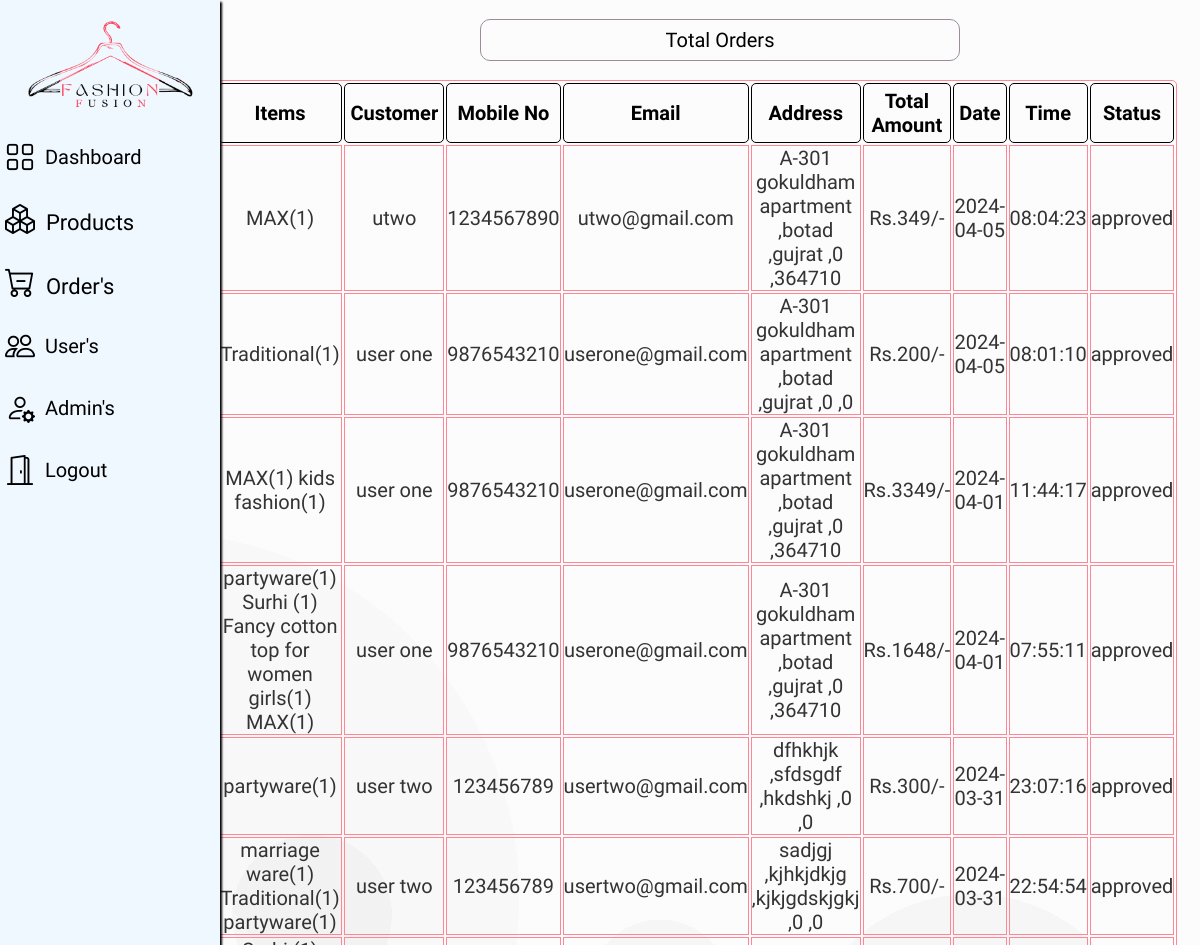
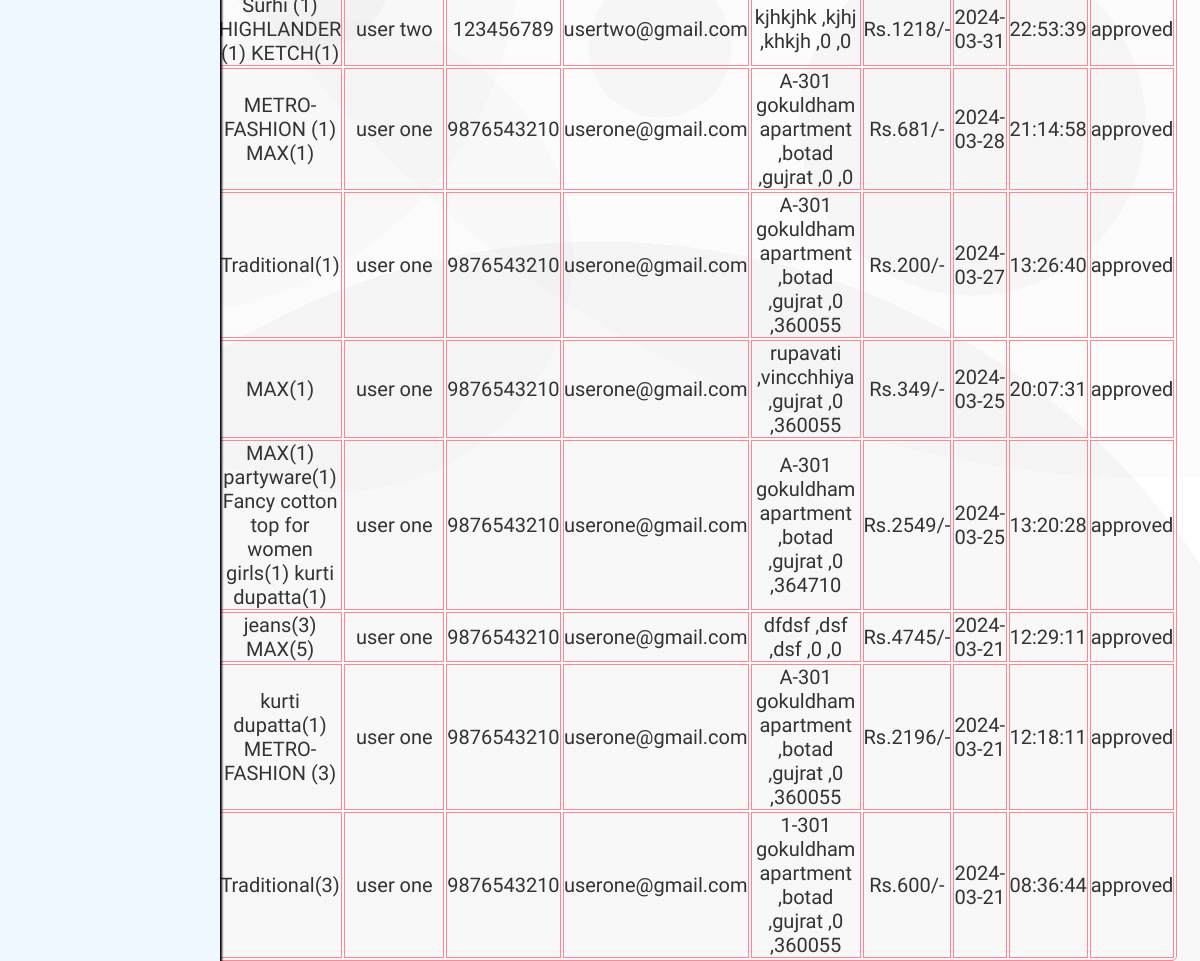
Screenshot of /Admin/orders.php (signed in) with the database file from the repository (2 pictures, top to bottom).
### tables this page shows
CREATE TABLE `orders` (
  `order_id` int(11) NOT NULL,
  `items` varchar(255) DEFAULT NULL,
  `custname` varchar(255) DEFAULT NULL,
  `contactno` varchar(15) DEFAULT NULL,
  `email` varchar(255) DEFAULT NULL,
  `gender` varchar(255) DEFAULT NULL,
  `address` varchar(255) DEFAULT NULL,
  `city` varchar(100) DEFAULT NULL,
  `state` varchar(100) DEFAULT NULL,
  `country` int(100) DEFAULT NULL,
  `pincode` int(20) DEFAULT NULL,
  `payment` varchar(50) DEFAULT NULL,
  `status` varchar(50) DEFAULT 'pending',
  `order_date` date DEFAULT curdate(),
  `order_time` time DEFAULT curtime()
);

### Admin/orders.php (the view, shortened to what this page needs)
<html>
<head>
    <link rel="stylesheet" href="css/styles.css">
    <link rel="stylesheet" href="css/p_detail.css">
    <link rel="stylesheet" href="https://cdn.jsdelivr.net/npm/bootstrap-icons@1.11.3/font/bootstrap-icons.min.css">
</head>
<body>
   <div class="side-menu">
        <?php @include 'header.php';?>
    </div>
   <div class="container">
<center>
<p class="message">Total Orders</p>
<div class="container">
<section class="display-product-table">
   <table>
      <thead>
         <th>Items</th>
         <th>Customer</th>
         <th>Mobile No</th>
         <th>Email</th>
         <th>Address</th>
         <th>Total Amount</th>
         <th>Date</th>
         <th>Time</th>
         <th>Status</th>
      </thead>
      <tbody>
         <?php
         $stmt = mysqli_prepare($con, "SELECT * FROM orders ORDER BY order_id DESC");
         mysqli_stmt_execute($stmt);
         $result = mysqli_stmt_get_result($stmt);
         while($row = mysqli_fetch_assoc($result)){
         ?>
         <tr>
         <td><?= htmlspecialchars($row['items']); ?></td>
<td><?= htmlspecialchars($row['custname']); ?></td>
<td><?= htmlspecialchars($row['contactno']); ?></td>
<td><?= htmlspecialchars($row['email']); ?></td>
<td>
<?= htmlspecialchars(
$row['address'].' ,'.$row['city'].' ,'.$row['state'].' ,'.$row['country'].' ,'.$row['pincode']
); ?>
</td>
<td><?= htmlspecialchars($row['payment']); ?></td>
<td><?= htmlspecialchars($row['order_date']); ?></td>
<td><?= htmlspecialchars($row['order_time']); ?></td>
<td><?= htmlspecialchars($row['status']); ?></td>
         </tr><?php
                  }
               ?>
      </tbody>
   </table>
</section>
</div>
</body>
</html>

### Admin/css/styles.css (style rules this page uses)
* { margin: 0; padding: 0; box-sizing: border-box; }
body { font-family: "Comfortaa", sans-serif; background-image: radial-gradient(circle at 13% 47%, rgba(140, 140, 140,0.03) 0%, rgba(140, 140, 140,0.03) 25%,transparent 25%, transparent 100%),radial-gradient(circle at 28% 63%, rgba(143, 143, 143,0.03) 0%, rgba(143, 143, 143,0.03) 16%,transparent 16%, transparent 100%),radial-gradient(circle at 81% 56%, rgba(65, 65, 65,0.03) 0%, rgba(65, 65, 65,0.03) 12%,transparent 12%, transparent 100%),radial-gradient(circle at 26% 48%, rgba(60, 60, 60,0.03) 0%, rgba(60, 60, 60,0.03) 6%,transparent 6%, transparent 100%),radial-gradient(circle at 97% 17%, rgba(150, 150, 150,0.03) 0%, rgba(150, 150, 150,0.03) 56%,transparent 56%, transparent 100%),radial-gradient(circle at 50% 100%, rgba(25, 25, 25,0.03) 0%, rgba(25, 25, 25,0.03) 36%,transparent 36%, transparent 100%),radial-gradient(circle at 55% 52%, rgba(69, 69, 69,0.03) 0%, rgba(69, 69, 69,0.03) 6%,transparent 6%, transparent 100%),linear-gradient(90deg, rgb(255,255,255),rgb(255,255,255)); background-attachment: fixed; }
.side-menu { position: fixed; width: 220px; min-height: 100%; display: flex; flex-direction: column; background-color: aliceblue; box-shadow: 2px 2px 2px #000000; z-index: 1; }
.container { position: absolute; right: 0; width: 80vw; height: 100vh; }

### Admin/css/p_detail.css (style rules this page uses)
.display-product-table table { width: 100%; text-align: center; border: 0.5px solid #ff8795; border-radius: 5px; margin-top: 5%; margin-left: -5%; }
.display-product-table table thead th { padding:5px; font-size: 20px; border: 0.5px solid #000; border-radius: 5px; }
.display-product-table table td { font-size: 20px; border: 0.5px solid #ff8795; color:#333; }
.message { margin-top: 2%;; margin-bottom: -3%; border: 1px solid #9a8c98; width: 50%; line-height: 200%; border-radius: 10px; font-size: 20px; }

### rows the page displays
orders: items "MAX(1)", custname "utwo", contactno "1234567890", email "utwo@gmail.com", address+city+state "A-301 gokuldham apartment ,botad ,gujrat ,0 ,364710", payment "Rs.349/-", order_date "2024-04-05", order_time "08:04:23", status "approved"
orders: items "Traditional(1)", custname "user one", contactno "9876543210", email "userone@gmail.com", address+city+state "A-301 gokuldham apartment ,botad ,gujrat ,0 ,0", payment "Rs.200/-", order_date "2024-04-05", order_time "08:01:10", status "approved"
orders: items "MAX(1) kids fashion(1)", custname "user one", contactno "9876543210", email "userone@gmail.com", address+city+state "A-301 gokuldham apartment ,botad ,gujrat ,0 ,364710", payment "Rs.3349/-", order_date "2024-04-01", order_time "11:44:17", status "approved"
orders: items "partyware(1) Surhi (1) Fancy cotton top for women girls(1) MAX(1)", custname "user one", contactno "9876543210", email "userone@gmail.com", address+city+state "A-301 gokuldham apartment ,botad ,gujrat ,0 ,364710", payment "Rs.1648/-", order_date "2024-04-01", order_time "07:55:11", status "approved"
orders: items "partyware(1)", custname "user two", contactno "123456789", email "usertwo@gmail.com", address+city+state "dfhkhjk ,sfdsgdf ,hkdshkj ,0 ,0", payment "Rs.300/-", order_date "2024-03-31", order_time "23:07:16", status "approved"
orders: items "marriage ware(1) Traditional(1) partyware(1)", custname "user two", contactno "123456789", email "usertwo@gmail.com", address+city+state "sadjgj ,kjhkjdkjg ,kjkjgdskjgkj ,0 ,0", payment "Rs.700/-", order_date "2024-03-31", order_time "22:54:54", status "approved"
orders: items "Surhi (1) HIGHLANDER (1) KETCH(1)", custname "user two", contactno "123456789", email "usertwo@gmail.com", address+city+state "kjhkjhk ,kjhj ,khkjh ,0 ,0", payment "Rs.1218/-", order_date "2024-03-31", order_time "22:53:39", status "approved"
orders: items "METRO-FASHION (1) MAX(1)", custname "user one", contactno "9876543210", email "userone@gmail.com", address+city+state "A-301 gokuldham apartment ,botad ,gujrat ,0 ,0", payment "Rs.681/-", order_date "2024-03-28", order_time "21:14:58", status "approved"
orders: items "Traditional(1)", custname "user one", contactno "9876543210", email "userone@gmail.com", address+city+state "A-301 gokuldham apartment ,botad ,gujrat ,0 ,360055", payment "Rs.200/-", order_date "2024-03-27", order_time "13:26:40", status "approved"
orders: items "MAX(1)", custname "user one", contactno "9876543210", email "userone@gmail.com", address+city+state "rupavati ,vincchhiya ,gujrat ,0 ,360055", payment "Rs.349/-", order_date "2024-03-25", order_time "20:07:31", status "approved"
orders: items "MAX(1) partyware(1) Fancy cotton top for women girls(1) kurti dupatta(1)", custname "user one", contactno "9876543210", email "userone@gmail.com", address+city+state "A-301 gokuldham apartment ,botad ,gujrat ,0 ,364710", payment "Rs.2549/-", order_date "2024-03-25", order_time "13:20:28", status "approved"
orders: items "jeans(3) MAX(5)", custname "user one", contactno "9876543210", email "userone@gmail.com", address+city+state "dfdsf ,dsf ,dsf ,0 ,0", payment "Rs.4745/-", order_date "2024-03-21", order_time "12:29:11", status "approved"
orders: items "kurti dupatta(1) METRO-FASHION (3)", custname "user one", contactno "9876543210", email "userone@gmail.com", address+city+state "A-301 gokuldham apartment ,botad ,gujrat ,0 ,360055", payment "Rs.2196/-", order_date "2024-03-21", order_time "12:18:11", status "approved"
orders: items "Traditional(3)", custname "user one", contactno "9876543210", email "userone@gmail.com", address+city+state "1-301 gokuldham apartment ,botad ,gujrat ,0 ,360055", payment "Rs.600/-", order_date "2024-03-21", order_time "08:36:44", status "approved"
